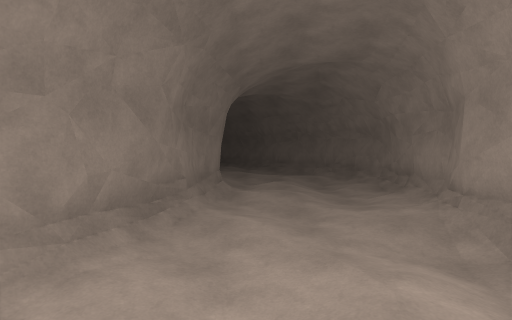
[1] (above)

12 first-person views from a walk through a 3-D level made in the Unity game engine. The camera is 1.5 m above the floor, tilts 2° down and sees 80° across. The floor is counted in squares, 1.54 m on a side. Each view is taken from the middle of a square. On the plan, view 1 faces up. The plan holds only what a view shows up to about 12 squares ahead; the rest is blank. The place goes on beyond the plan. The player is left out.

[2]
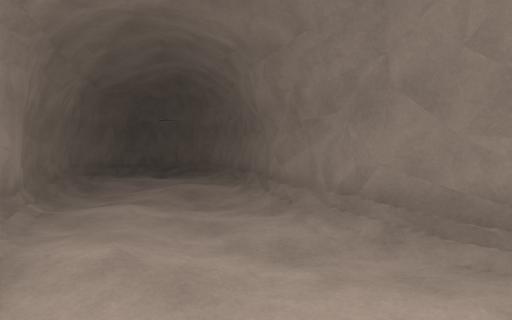

[3]
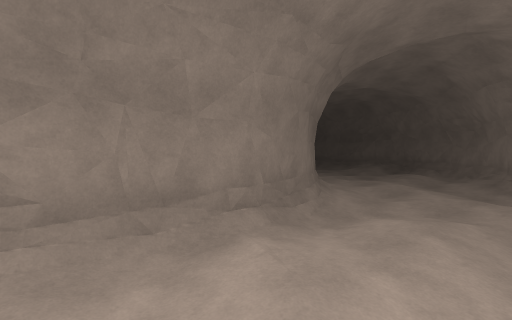

[4]
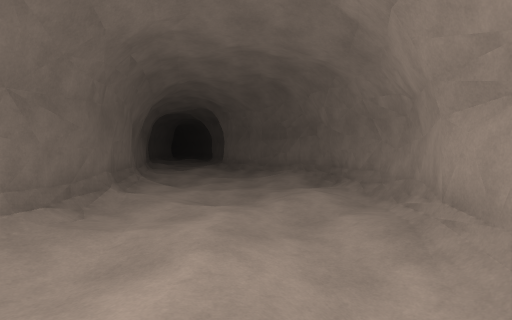

[5]
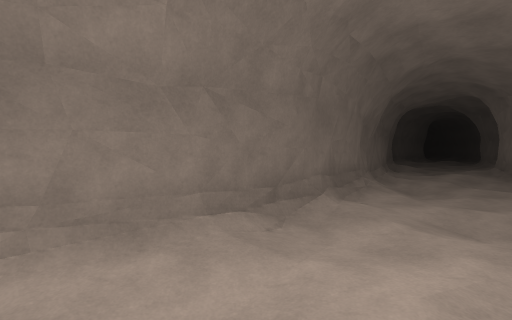

[6]
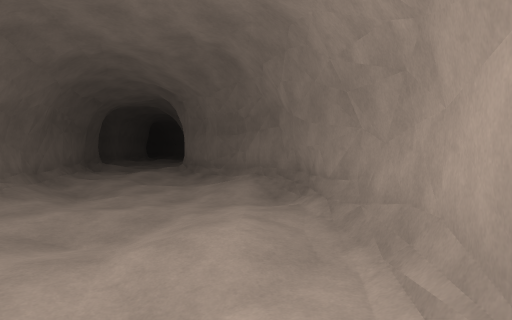

[7]
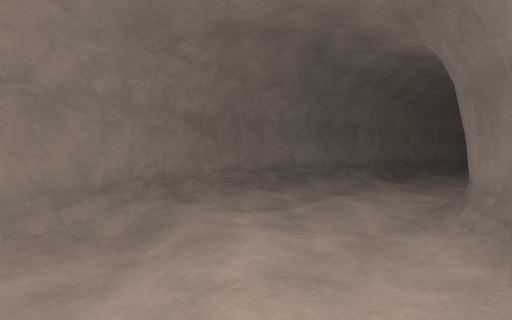

[8]
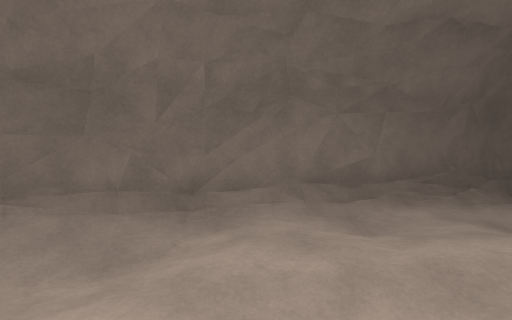

[9]
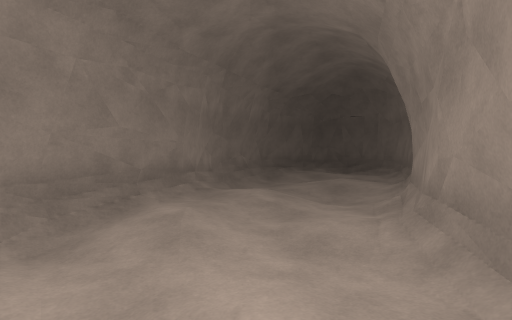

[10]
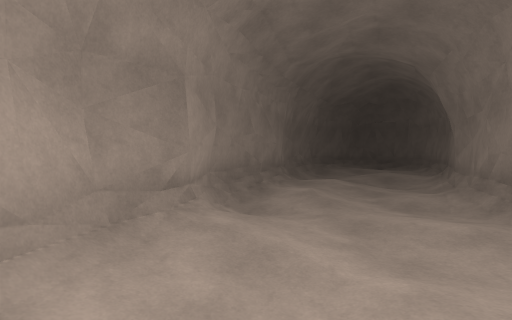

[11]
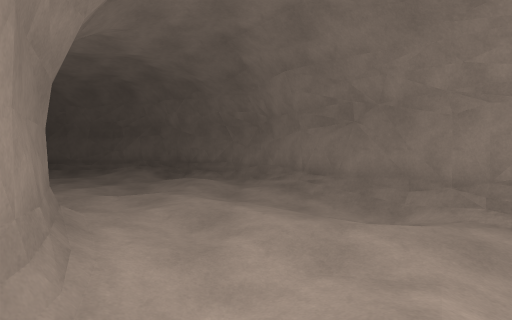

[12]
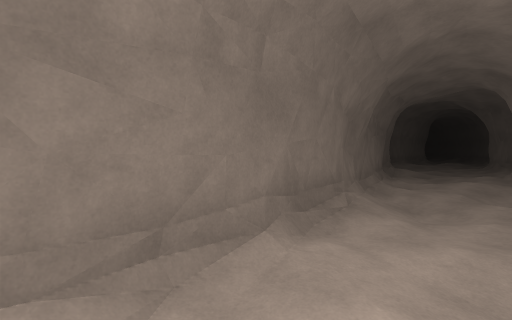

### Floor plan
Key: @ floor where view 1 was taken; # wall or solid block; . main floor; : floor 0.25 m higher than the main floor; - floor 0.25 m lower than the main floor; / step, stairs or slope.
Columns run from 14 left of view 1 to 4 right of it. Each row starts with its distance up from view 1.
 19   .-::.../###
 18 ###..:/...:.###
 17   ###::.....:/##
 16     ##/--...::/#
 15      ###/::-.::##
 14        ###:::../##
 13          ##:.::./#
 12           ##:.::/##
 11            ##:..:/#
 10             #/....#
  9             ##.:.:#
  8              #.:..#
  7              #::./#
  6              #.../#
  5             ##..:##
  4             #.../#
  3             #....#
  2            ##..:##
  1            #/.::#
  0           ##-.@##
 -1           #:/..#
 -2           #::..#
 -3           #:..##
 -4           #::/#
 -5           #####

Where each view was taken, in squares from view 1:
view 1: 0 up, 0 right, facing up
view 2: 5 up, 2 right, facing down-left
view 3: 5 up, 2 right, facing up-left
view 4: 11 up, 2 right, facing up-left
view 5: 12 up, 1 right, facing left
view 6: 14 up, 1 right, facing up-left
view 7: 14 up, 2 left, facing down-right
view 8: 19 up, 6 left, facing down-left
view 9: 6 up, 0 right, facing down
view 10: 8 up, 2 right, facing down
view 11: 8 up, 0 right, facing up
view 12: 13 up, 1 left, facing left
